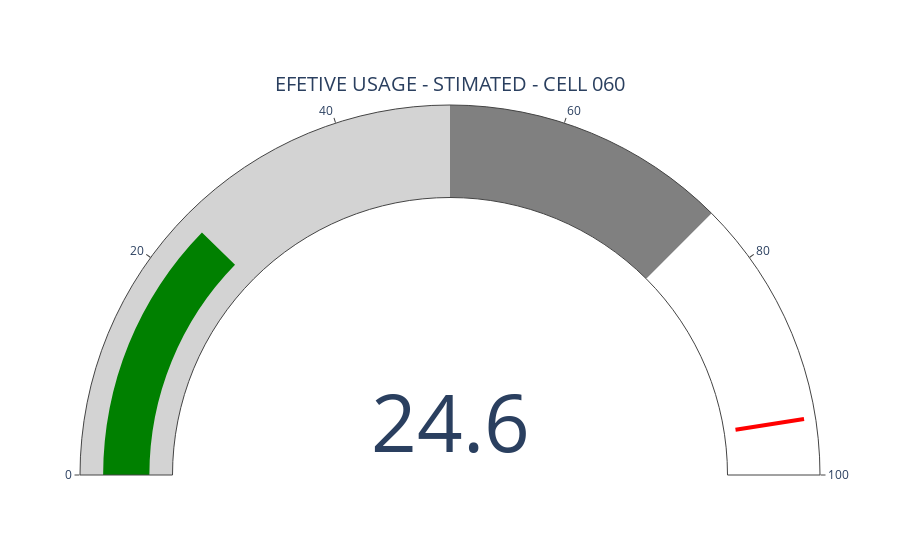

The cell this chart's notebook holds for it:
### Code cell
# EFETIVE USAGE CELL 60

if 60 in cell_hours_usage['CELL'].values:

    fig3 = go.Figure(go.Indicator(
    domain = {'x': [0, 1], 'y': [0, 1]},
    value = cell_hours_usage.loc[cell_hours_usage['CELL'] == 60]['EFFETIVE.USAGE'][0],
    mode = "gauge+number",
    title = {'text': "EFETIVE USAGE - STIMATED - CELL 060"},
   
    gauge = { 'axis': {'range': [None, 100]},
             'steps' : [
                 {'range': [0, 50], 'color': "lightgray"},
                 {'range': [50, 75], 'color': "gray"}],
             'threshold' : {'line': {'color': "red", 'width': 4}, 'thickness': 0.75, 'value': 95}}))
    fig3.show()
    
else:
    fig4 = go.Figure(go.Indicator())
    fig4.show()

### Figure 1 — Plotly figure (JSON) as saved in the notebook; plotly's stock layout.template omitted (floating-point values rounded to 4 significant figures)
{"data": [{"domain": {"x": [0, 1], "y": [0, 1]}, "gauge": {"axis": {"range": [null, 100]}, "steps": [{"color": "lightgray", "range": [0, 50]}, {"color": "gray", "range": [50, 75]}], "threshold": {"line": {"color": "red", "width": 4}, "thickness": 0.75, "value": 95}}, "mode": "gauge+number", "title": {"text": "EFETIVE USAGE - STIMATED - CELL 060"}, "type": "indicator", "value": 24.64}], "layout": {}}
